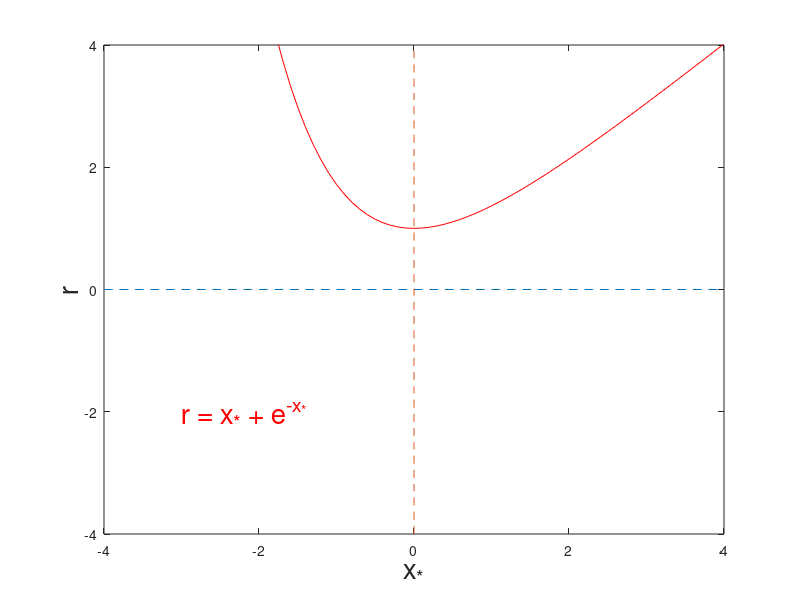

The MATLAB source for this figure:
% Simple routine to plot r as a function of x_star

% Range of x_star (here x_star = x)
     x = -4:0.1:4;

% Auxiliary variable for plotting y-axis
     y = -4:0.1:4;

% Working out what r is
     r = x + exp(-x);

% Auxiliary variable for plotting x- and y-axis
     ay = 0.0.*x
     ax = 0.0.*y

% Plotting bifurcation curve
     plot(x,r,'r')

% Determining range for plot
     axis([-4 4 -4 4])
     hold on

% Plotting x- and y- axes
     plot(x,ay,'--')
     plot(ax,y,'--')

% Labelling
     xlabel('x_*','Fontsize',20)
     ylabel('r','FontSize',20)
     text(-3,-2,'r = x_* + e^{-x_*}','Color','r','FontSize',20)
